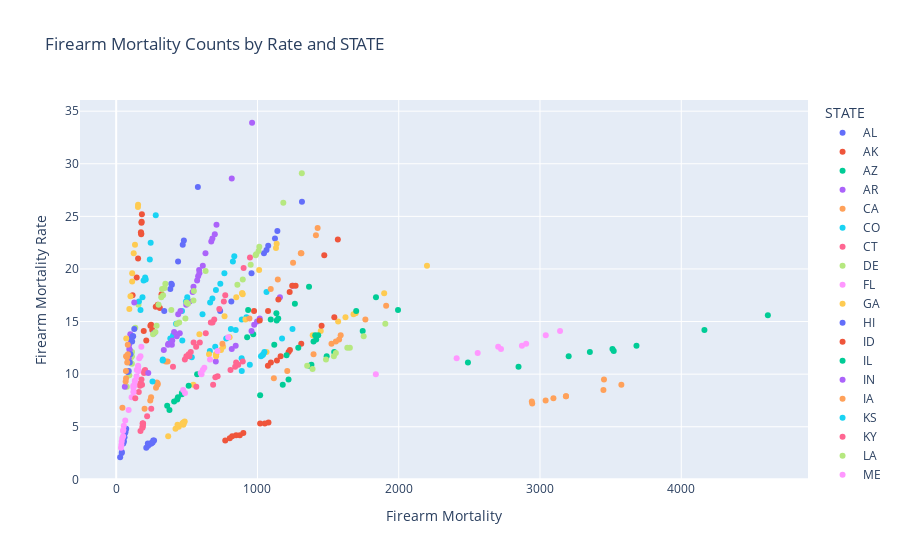

Notebook code for this chart:
### Markdown cell above
> Next we look at the chart above, put into the context of states

### Code cell
# Firearm Mortality by Rate and State
# plt.figure(figsize=(10,8))
# sns.scatterplot(x = 'DEATHS', y = 'RATE', hue = 'STATE', data = firearm_mortality, palette = 'viridis')
# plt.title('Firearm Mortality by Rate and State')
# plt.xlabel('Firearm Mortality Count')
# plt.ylabel('Firearm Mortality Rate')
# plt.show()

fig = px.scatter(firearm_mortality, x='DEATHS', y='RATE', color='STATE',
                 labels={'DEATHS': 'Firearm Mortality', 'RATE': 'Firearm Mortality Rate'},
                 title='Firearm Mortality Counts by Rate and STATE',
                 template='plotly', height=500)
fig.show()

### Figure 1 — Plotly figure (JSON) as saved in the notebook; plotly's stock layout.template omitted (floating-point values rounded to 4 significant figures)
{"data": [{"hovertemplate": "STATE=AL<br>Firearm Mortality=%{x}<br>Firearm Mortality Rate=%{y}<extra></extra>", "legendgroup": "AL", "marker": {"color": "#636efa", "symbol": "circle"}, "mode": "markers", "name": "AL", "orientation": "v", "showlegend": true, "type": "scatter", "x": [1315, 1141, 1076, 1064, 1124, 1046, 958, 815, 736], "xaxis": "x", "y": [26.4, 23.6, 22.2, 21.8, 22.9, 21.5, 19.6, 16.9, 16], "yaxis": "y"}, {"hovertemplate": "STATE=AK<br>Firearm Mortality=%{x}<br>Firearm Mortality Rate=%{y}<extra></extra>", "legendgroup": "AK", "marker": {"color": "#EF553B", "symbol": "circle"}, "mode": "markers", "name": "AK", "orientation": "v", "showlegend": true, "type": "scatter", "x": [182, 175, 179, 155, 180, 177, 177, 145, 116], "xaxis": "x", "y": [25.2, 23.5, 24.4, 21, 24.5, 23.3, 23.4, 19.2, 17.5], "yaxis": "y"}, {"hovertemplate": "STATE=AZ<br>Firearm Mortality=%{x}<br>Firearm Mortality Rate=%{y}<extra></extra>", "legendgroup": "AZ", "marker": {"color": "#00cc96", "symbol": "circle"}, "mode": "markers", "name": "AZ", "orientation": "v", "showlegend": true, "type": "scatter", "x": [1365, 1265, 1136, 1147, 1134, 1094, 970, 927, 934], "xaxis": "x", "y": [18.3, 16.7, 15.1, 15.3, 15.8, 15.2, 13.8, 13.5, 16.1], "yaxis": "y"}, {"hovertemplate": "STATE=AR<br>Firearm Mortality=%{x}<br>Firearm Mortality Rate=%{y}<extra></extra>", "legendgroup": "AR", "marker": {"color": "#ab63fa", "symbol": "circle"}, "mode": "markers", "name": "AR", "orientation": "v", "showlegend": true, "type": "scatter", "x": [698, 673, 580, 573, 613, 541, 520, 496, 439], "xaxis": "x", "y": [23.3, 22.6, 19.3, 18.9, 20.3, 17.8, 16.9, 16.6, 15.7], "yaxis": "y"}, {"hovertemplate": "STATE=CA<br>Firearm Mortality=%{x}<br>Firearm Mortality Rate=%{y}<extra></extra>", "legendgroup": "CA", "marker": {"color": "#FFA15A", "symbol": "circle"}, "mode": "markers", "name": "CA", "orientation": "v", "showlegend": true, "type": "scatter", "x": [3576, 3449, 2945, 3040, 3184, 3184, 3095, 2942, 3453], "xaxis": "x", "y": [9, 8.5, 7.2, 7.5, 7.9, 7.9, 7.7, 7.4, 9.5], "yaxis": "y"}, {"hovertemplate": "STATE=CO<br>Firearm Mortality=%{x}<br>Firearm Mortality Rate=%{y}<extra></extra>", "legendgroup": "CO", "marker": {"color": "#19d3f3", "symbol": "circle"}, "mode": "markers", "name": "CO", "orientation": "v", "showlegend": true, "type": "scatter", "x": [1064, 922, 846, 889, 779, 812, 701, 663, 535], "xaxis": "x", "y": [17.8, 15.4, 14.2, 15.2, 13.4, 14.3, 12.6, 12.2, 11.6], "yaxis": "y"}, {"hovertemplate": "STATE=CT<br>Firearm Mortality=%{x}<br>Firearm Mortality Rate=%{y}<extra></extra>", "legendgroup": "CT", "marker": {"color": "#FF6692", "symbol": "circle"}, "mode": "markers", "name": "CT", "orientation": "v", "showlegend": true, "type": "scatter", "x": [248, 219, 190, 186, 188, 172, 189, 187, 187], "xaxis": "x", "y": [6.7, 6, 5.3, 4.9, 5.1, 4.6, 5.3, 5, 5.3], "yaxis": "y"}, {"hovertemplate": "STATE=DE<br>Firearm Mortality=%{x}<br>Firearm Mortality Rate=%{y}<extra></extra>", "legendgroup": "DE", "marker": {"color": "#B6E880", "symbol": "circle"}, "mode": "markers", "name": "DE", "orientation": "v", "showlegend": true, "type": "scatter", "x": [158, 135, 93, 107, 111, 111, 112, 102, 75], "xaxis": "x", "y": [16.6, 14.4, 9.9, 11.6, 11.7, 11, 12.1, 11.1, 8.8], "yaxis": "y"}, {"hovertemplate": "STATE=FL<br>Firearm Mortality=%{x}<br>Firearm Mortality Rate=%{y}<extra></extra>", "legendgroup": "FL", "marker": {"color": "#FF97FF", "symbol": "circle"}, "mode": "markers", "name": "FL", "orientation": "v", "showlegend": true, "type": "scatter", "x": [3142, 3041, 2872, 2902, 2724, 2704, 2559, 2410, 1838], "xaxis": "x", "y": [14.1, 13.7, 12.7, 12.9, 12.4, 12.6, 12, 11.5, 10], "yaxis": "y"}, {"hovertemplate": "STATE=GA<br>Firearm Mortality=%{x}<br>Firearm Mortality Rate=%{y}<extra></extra>", "legendgroup": "GA", "marker": {"color": "#FECB52", "symbol": "circle"}, "mode": "markers", "name": "GA", "orientation": "v", "showlegend": true, "type": "scatter", "x": [2200, 1897, 1695, 1680, 1623, 1571, 1448, 1391, 1064], "xaxis": "x", "y": [20.3, 17.7, 15.8, 15.7, 15.4, 15, 14.1, 13.7, 12.1], "yaxis": "y"}, {"hovertemplate": "STATE=HI<br>Firearm Mortality=%{x}<br>Firearm Mortality Rate=%{y}<extra></extra>", "legendgroup": "HI", "marker": {"color": "#636efa", "symbol": "circle"}, "mode": "markers", "name": "HI", "orientation": "v", "showlegend": true, "type": "scatter", "x": [71, 50, 62, 59, 39, 66, 55, 40, 28], "xaxis": "x", "y": [4.8, 3.4, 4.4, 4, 2.5, 4.5, 3.6, 2.6, 2.1], "yaxis": "y"}, {"hovertemplate": "STATE=ID<br>Firearm Mortality=%{x}<br>Firearm Mortality Rate=%{y}<extra></extra>", "legendgroup": "ID", "marker": {"color": "#EF553B", "symbol": "circle"}, "mode": "markers", "name": "ID", "orientation": "v", "showlegend": true, "type": "scatter", "x": [309, 321, 255, 294, 280, 242, 247, 213, 195], "xaxis": "x", "y": [16.3, 17.6, 14.2, 16.6, 16.4, 14.6, 14.7, 13.2, 14.1], "yaxis": "y"}, {"hovertemplate": "STATE=IL<br>Firearm Mortality=%{x}<br>Firearm Mortality Rate=%{y}<extra></extra>", "legendgroup": "IL", "marker": {"color": "#00cc96", "symbol": "circle"}, "mode": "markers", "name": "IL", "orientation": "v", "showlegend": true, "type": "scatter", "x": [1995, 1745, 1367, 1382, 1543, 1490, 1220, 1179, 1019], "xaxis": "x", "y": [16.1, 14.1, 10.8, 10.9, 12.1, 11.7, 9.5, 9, 8], "yaxis": "y"}, {"hovertemplate": "STATE=IN<br>Firearm Mortality=%{x}<br>Firearm Mortality Rate=%{y}<extra></extra>", "legendgroup": "IN", "marker": {"color": "#ab63fa", "symbol": "circle"}, "mode": "markers", "name": "IN", "orientation": "v", "showlegend": true, "type": "scatter", "x": [1251, 1159, 958, 977, 1016, 997, 846, 818, 705], "xaxis": "x", "y": [18.4, 17.3, 14.1, 14.7, 15.3, 15, 12.7, 12.4, 11.2], "yaxis": "y"}, {"hovertemplate": "STATE=IA<br>Firearm Mortality=%{x}<br>Firearm Mortality Rate=%{y}<extra></extra>", "legendgroup": "IA", "marker": {"color": "#FFA15A", "symbol": "circle"}, "mode": "markers", "name": "IA", "orientation": "v", "showlegend": true, "type": "scatter", "x": [364, 351, 294, 282, 293, 288, 247, 241, 201], "xaxis": "x", "y": [11.2, 11.2, 9.1, 8.7, 9, 9.2, 7.8, 7.5, 6.7], "yaxis": "y"}, {"hovertemplate": "STATE=KS<br>Firearm Mortality=%{x}<br>Firearm Mortality Rate=%{y}<extra></extra>", "legendgroup": "KS", "marker": {"color": "#19d3f3", "symbol": "circle"}, "mode": "markers", "name": "KS", "orientation": "v", "showlegend": true, "type": "scatter", "x": [503, 494, 403, 424, 466, 383, 330, 329, 257], "xaxis": "x", "y": [17.3, 16.9, 13.7, 14.8, 16, 13.4, 11.4, 11.3, 9.3], "yaxis": "y"}, {"hovertemplate": "STATE=KY<br>Firearm Mortality=%{x}<br>Firearm Mortality Rate=%{y}<extra></extra>", "legendgroup": "KY", "marker": {"color": "#FF6692", "symbol": "circle"}, "mode": "markers", "name": "KY", "orientation": "v", "showlegend": true, "type": "scatter", "x": [947, 902, 682, 762, 730, 772, 694, 634, 548], "xaxis": "x", "y": [21.1, 20.1, 14.9, 16.9, 16.2, 17.5, 15.2, 13.9, 13], "yaxis": "y"}, {"hovertemplate": "STATE=LA<br>Firearm Mortality=%{x}<br>Firearm Mortality Rate=%{y}<extra></extra>", "legendgroup": "LA", "marker": {"color": "#B6E880", "symbol": "circle"}, "mode": "markers", "name": "LA", "orientation": "v", "showlegend": true, "type": "scatter", "x": [1314, 1183, 1013, 991, 1008, 987, 952, 896, 858], "xaxis": "x", "y": [29.1, 26.3, 22.1, 21.4, 21.7, 21.3, 20.4, 19, 18.5], "yaxis": "y"}, {"hovertemplate": "STATE=ME<br>Firearm Mortality=%{x}<br>Firearm Mortality Rate=%{y}<extra></extra>", "legendgroup": "ME", "marker": {"color": "#FF97FF", "symbol": "circle"}, "mode": "markers", "name": "ME", "orientation": "v", "showlegend": true, "type": "scatter", "x": [178, 153, 163, 159, 172, 123, 144, 133, 109], "xaxis": "x", "y": [12.6, 10.4, 11.5, 10.3, 11.7, 8.3, 9.8, 9.4, 7.8], "yaxis": "y"}, {"hovertemplate": "STATE=MD<br>Firearm Mortality=%{x}<br>Firearm Mortality Rate=%{y}<extra></extra>", "legendgroup": "MD", "marker": {"color": "#FECB52", "symbol": "circle"}, "mode": "markers", "name": "MD", "orientation": "v", "showlegend": true, "type": "scatter", "x": [915, 803, 757, 707, 742, 707, 708, 546, 657], "xaxis": "x", "y": [15.2, 13.5, 12.6, 11.7, 12.3, 11.9, 11.9, 9, 11.9], "yaxis": "y"}, {"hovertemplate": "STATE=MA<br>Firearm Mortality=%{x}<br>Firearm Mortality Rate=%{y}<extra></extra>", "legendgroup": "MA", "marker": {"color": "#636efa", "symbol": "circle"}, "mode": "markers", "name": "MA", "orientation": "v", "showlegend": true, "type": "scatter", "x": [247, 268, 247, 258, 262, 242, 213, 226, 224], "xaxis": "x", "y": [3.4, 3.7, 3.4, 3.5, 3.7, 3.4, 3, 3.2, 3.4], "yaxis": "y"}, {"hovertemplate": "STATE=MI<br>Firearm Mortality=%{x}<br>Firearm Mortality Rate=%{y}<extra></extra>", "legendgroup": "MI", "marker": {"color": "#EF553B", "symbol": "circle"}, "mode": "markers", "name": "MI", "orientation": "v", "showlegend": true, "type": "scatter", "x": [1544, 1454, 1220, 1310, 1138, 1230, 1164, 1095, 1074], "xaxis": "x", "y": [15.4, 14.6, 12.1, 12.9, 11.3, 12.3, 11.7, 11.1, 10.8], "yaxis": "y"}, {"hovertemplate": "STATE=MN<br>Firearm Mortality=%{x}<br>Firearm Mortality Rate=%{y}<extra></extra>", "legendgroup": "MN", "marker": {"color": "#00cc96", "symbol": "circle"}, "mode": "markers", "name": "MN", "orientation": "v", "showlegend": true, "type": "scatter", "x": [573, 513, 465, 437, 465, 432, 410, 377, 361], "xaxis": "x", "y": [10, 8.9, 8.1, 7.8, 8.2, 7.6, 7.4, 6.6, 7], "yaxis": "y"}, {"hovertemplate": "STATE=MS<br>Firearm Mortality=%{x}<br>Firearm Mortality Rate=%{y}<extra></extra>", "legendgroup": "MS", "marker": {"color": "#ab63fa", "symbol": "circle"}, "mode": "markers", "name": "MS", "orientation": "v", "showlegend": true, "type": "scatter", "x": [962, 818, 710, 681, 632, 587, 589, 547, 455], "xaxis": "x", "y": [33.9, 28.6, 24.2, 22.9, 21.5, 19.9, 19.6, 18.3, 16], "yaxis": "y"}, {"hovertemplate": "STATE=MO<br>Firearm Mortality=%{x}<br>Firearm Mortality Rate=%{y}<extra></extra>", "legendgroup": "MO", "marker": {"color": "#FFA15A", "symbol": "circle"}, "mode": "markers", "name": "MO", "orientation": "v", "showlegend": true, "type": "scatter", "x": [1414, 1426, 1252, 1311, 1307, 1144, 1094, 943, 752], "xaxis": "x", "y": [23.2, 23.9, 20.6, 21.5, 21.5, 19, 18.1, 15.3, 12.9], "yaxis": "y"}, {"hovertemplate": "STATE=MT<br>Firearm Mortality=%{x}<br>Firearm Mortality Rate=%{y}<extra></extra>", "legendgroup": "MT", "marker": {"color": "#19d3f3", "symbol": "circle"}, "mode": "markers", "name": "MT", "orientation": "v", "showlegend": true, "type": "scatter", "x": [280, 238, 209, 186, 244, 194, 205, 172, 161], "xaxis": "x", "y": [25.1, 20.9, 19, 17.3, 22.5, 18.9, 19.2, 16.1, 16.9], "yaxis": "y"}, {"hovertemplate": "STATE=NE<br>Firearm Mortality=%{x}<br>Firearm Mortality Rate=%{y}<extra></extra>", "legendgroup": "NE", "marker": {"color": "#FF6692", "symbol": "circle"}, "mode": "markers", "name": "NE", "orientation": "v", "showlegend": true, "type": "scatter", "x": [200, 197, 205, 183, 160, 171, 169, 179, 135], "xaxis": "x", "y": [10.3, 10.1, 10.4, 9, 8.3, 9.1, 8.9, 9.5, 7.7], "yaxis": "y"}, {"hovertemplate": "STATE=NV<br>Firearm Mortality=%{x}<br>Firearm Mortality Rate=%{y}<extra></extra>", "legendgroup": "NV", "marker": {"color": "#B6E880", "symbol": "circle"}, "mode": "markers", "name": "NV", "orientation": "v", "showlegend": true, "type": "scatter", "x": [633, 547, 490, 550, 508, 498, 446, 429, 390], "xaxis": "x", "y": [19.8, 17, 15.3, 17.9, 16.7, 16.8, 14.9, 14.8, 16.1], "yaxis": "y"}, {"hovertemplate": "STATE=NH<br>Firearm Mortality=%{x}<br>Firearm Mortality Rate=%{y}<extra></extra>", "legendgroup": "NH", "marker": {"color": "#FF97FF", "symbol": "circle"}, "mode": "markers", "name": "NH", "orientation": "v", "showlegend": true, "type": "scatter", "x": [123, 128, 156, 155, 146, 132, 121, 122, 88], "xaxis": "x", "y": [8.3, 8.9, 10.7, 10.8, 10.4, 9.3, 8.9, 8.7, 6.6], "yaxis": "y"}, {"hovertemplate": "STATE=NJ<br>Firearm Mortality=%{x}<br>Firearm Mortality Rate=%{y}<extra></extra>", "legendgroup": "NJ", "marker": {"color": "#FECB52", "symbol": "circle"}, "mode": "markers", "name": "NJ", "orientation": "v", "showlegend": true, "type": "scatter", "x": [475, 443, 368, 420, 478, 485, 475, 468, 434], "xaxis": "x", "y": [5.2, 5, 4.1, 4.8, 5.3, 5.5, 5.4, 5.3, 5.2], "yaxis": "y"}, {"hovertemplate": "STATE=NM<br>Firearm Mortality=%{x}<br>Firearm Mortality Rate=%{y}<extra></extra>", "legendgroup": "NM", "marker": {"color": "#636efa", "symbol": "circle"}, "mode": "markers", "name": "NM", "orientation": "v", "showlegend": true, "type": "scatter", "x": [578, 479, 471, 438, 394, 383, 390, 340, 267], "xaxis": "x", "y": [27.8, 22.7, 22.3, 20.7, 18.5, 18.1, 18.6, 16, 13.9], "yaxis": "y"}, {"hovertemplate": "STATE=NY<br>Firearm Mortality=%{x}<br>Firearm Mortality Rate=%{y}<extra></extra>", "legendgroup": "NY", "marker": {"color": "#EF553B", "symbol": "circle"}, "mode": "markers", "name": "NY", "orientation": "v", "showlegend": true, "type": "scatter", "x": [1078, 1052, 804, 821, 772, 900, 849, 875, 1019], "xaxis": "x", "y": [5.4, 5.3, 3.9, 4.1, 3.7, 4.4, 4.2, 4.2, 5.3], "yaxis": "y"}, {"hovertemplate": "STATE=NC<br>Firearm Mortality=%{x}<br>Firearm Mortality Rate=%{y}<extra></extra>", "legendgroup": "NC", "marker": {"color": "#00cc96", "symbol": "circle"}, "mode": "markers", "name": "NC", "orientation": "v", "showlegend": true, "type": "scatter", "x": [1839, 1699, 1397, 1416, 1430, 1409, 1289, 1206, 1119], "xaxis": "x", "y": [17.3, 16, 13.1, 13.3, 13.7, 13.7, 12.5, 11.8, 12.8], "yaxis": "y"}, {"hovertemplate": "STATE=ND<br>Firearm Mortality=%{x}<br>Firearm Mortality Rate=%{y}<extra></extra>", "legendgroup": "ND", "marker": {"color": "#ab63fa", "symbol": "circle"}, "mode": "markers", "name": "ND", "orientation": "v", "showlegend": true, "type": "scatter", "x": [128, 100, 93, 89, 103, 90, 92, 96, 61], "xaxis": "x", "y": [16.8, 13.8, 12.4, 11.5, 13.2, 11.9, 12.8, 12.3, 8.8], "yaxis": "y"}, {"hovertemplate": "STATE=OH<br>Firearm Mortality=%{x}<br>Firearm Mortality Rate=%{y}<extra></extra>", "legendgroup": "OH", "marker": {"color": "#FFA15A", "symbol": "circle"}, "mode": "markers", "name": "OH", "orientation": "v", "showlegend": true, "type": "scatter", "x": [1911, 1764, 1578, 1555, 1589, 1524, 1397, 1211, 1116], "xaxis": "x", "y": [16.5, 15.2, 13.3, 13.1, 13.7, 12.9, 11.9, 10.3, 9.6], "yaxis": "y"}, {"hovertemplate": "STATE=OK<br>Firearm Mortality=%{x}<br>Firearm Mortality Rate=%{y}<extra></extra>", "legendgroup": "OK", "marker": {"color": "#19d3f3", "symbol": "circle"}, "mode": "markers", "name": "OK", "orientation": "v", "showlegend": true, "type": "scatter", "x": [836, 826, 737, 665, 681, 766, 706, 611, 468], "xaxis": "x", "y": [21.2, 20.7, 18.6, 16.8, 17.2, 19.6, 18, 15.7, 13.2], "yaxis": "y"}, {"hovertemplate": "STATE=OR<br>Firearm Mortality=%{x}<br>Firearm Mortality Rate=%{y}<extra></extra>", "legendgroup": "OR", "marker": {"color": "#FF6692", "symbol": "circle"}, "mode": "markers", "name": "OR", "orientation": "v", "showlegend": true, "type": "scatter", "x": [670, 592, 566, 519, 528, 513, 486, 497, 402], "xaxis": "x", "y": [14.9, 13, 12.6, 11.7, 12.1, 11.9, 11.4, 11.7, 10.7], "yaxis": "y"}, {"hovertemplate": "STATE=PA<br>Firearm Mortality=%{x}<br>Firearm Mortality Rate=%{y}<extra></extra>", "legendgroup": "PA", "marker": {"color": "#B6E880", "symbol": "circle"}, "mode": "markers", "name": "PA", "orientation": "v", "showlegend": true, "type": "scatter", "x": [1905, 1752, 1541, 1654, 1636, 1555, 1485, 1390, 1352], "xaxis": "x", "y": [14.8, 13.6, 11.7, 12.5, 12.5, 12, 11.4, 10.5, 10.8], "yaxis": "y"}, {"hovertemplate": "STATE=RI<br>Firearm Mortality=%{x}<br>Firearm Mortality Rate=%{y}<extra></extra>", "legendgroup": "RI", "marker": {"color": "#FF97FF", "symbol": "circle"}, "mode": "markers", "name": "RI", "orientation": "v", "showlegend": true, "type": "scatter", "x": [64, 54, 48, 37, 43, 49, 51, 34, 39], "xaxis": "x", "y": [5.6, 5.1, 4.6, 3.3, 3.9, 4.1, 4.7, 3, 3.6], "yaxis": "y"}, {"hovertemplate": "STATE=SC<br>Firearm Mortality=%{x}<br>Firearm Mortality Rate=%{y}<extra></extra>", "legendgroup": "SC", "marker": {"color": "#FECB52", "symbol": "circle"}, "mode": "markers", "name": "SC", "orientation": "v", "showlegend": true, "type": "scatter", "x": [1136, 1131, 1012, 895, 893, 891, 850, 767, 589], "xaxis": "x", "y": [22.4, 22, 19.9, 17.6, 17.7, 17.7, 17.3, 15.5, 13.8], "yaxis": "y"}, {"hovertemplate": "STATE=SD<br>Firearm Mortality=%{x}<br>Firearm Mortality Rate=%{y}<extra></extra>", "legendgroup": "SD", "marker": {"color": "#636efa", "symbol": "circle"}, "mode": "markers", "name": "SD", "orientation": "v", "showlegend": true, "type": "scatter", "x": [128, 120, 113, 117, 101, 108, 96, 89, 82], "xaxis": "x", "y": [14.3, 13.6, 13.1, 13.6, 11.9, 13.4, 11.1, 10.3, 10.2], "yaxis": "y"}, {"hovertemplate": "STATE=TN<br>Firearm Mortality=%{x}<br>Firearm Mortality Rate=%{y}<extra></extra>", "legendgroup": "TN", "marker": {"color": "#EF553B", "symbol": "circle"}, "mode": "markers", "name": "TN", "orientation": "v", "showlegend": true, "type": "scatter", "x": [1569, 1473, 1270, 1228, 1246, 1148, 1075, 1016, 976], "xaxis": "x", "y": [22.8, 21.3, 18.4, 17.8, 18.4, 17.1, 16, 15.1, 16], "yaxis": "y"}, {"hovertemplate": "STATE=TX<br>Firearm Mortality=%{x}<br>Firearm Mortality Rate=%{y}<extra></extra>", "legendgroup": "TX", "marker": {"color": "#00cc96", "symbol": "circle"}, "mode": "markers", "name": "TX", "orientation": "v", "showlegend": true, "type": "scatter", "x": [4613, 4164, 3683, 3522, 3513, 3353, 3203, 2848, 2490], "xaxis": "x", "y": [15.6, 14.2, 12.7, 12.2, 12.4, 12.1, 11.7, 10.7, 11.1], "yaxis": "y"}, {"hovertemplate": "STATE=UT<br>Firearm Mortality=%{x}<br>Firearm Mortality Rate=%{y}<extra></extra>", "legendgroup": "UT", "marker": {"color": "#ab63fa", "symbol": "circle"}, "mode": "markers", "name": "UT", "orientation": "v", "showlegend": true, "type": "scatter", "x": [450, 429, 394, 397, 410, 370, 367, 337, 227], "xaxis": "x", "y": [13.9, 13.6, 12.8, 13.2, 14, 12.9, 12.8, 12.3, 10.1], "yaxis": "y"}, {"hovertemplate": "STATE=VT<br>Firearm Mortality=%{x}<br>Firearm Mortality Rate=%{y}<extra></extra>", "legendgroup": "VT", "marker": {"color": "#FFA15A", "symbol": "circle"}, "mode": "markers", "name": "VT", "orientation": "v", "showlegend": true, "type": "scatter", "x": [83, 76, 67, 82, 70, 78, 70, 69, 44], "xaxis": "x", "y": [11.9, 11.6, 9.3, 12.8, 11.7, 11.1, 9.6, 10.3, 6.8], "yaxis": "y"}, {"hovertemplate": "STATE=VA<br>Firearm Mortality=%{x}<br>Firearm Mortality Rate=%{y}<extra></extra>", "legendgroup": "VA", "marker": {"color": "#19d3f3", "symbol": "circle"}, "mode": "markers", "name": "VA", "orientation": "v", "showlegend": true, "type": "scatter", "x": [1248, 1174, 1025, 1035, 1041, 1049, 946, 889, 888], "xaxis": "x", "y": [14.3, 13.4, 11.7, 11.8, 11.9, 12.1, 10.9, 10.3, 11.5], "yaxis": "y"}, {"hovertemplate": "STATE=WA<br>Firearm Mortality=%{x}<br>Firearm Mortality Rate=%{y}<extra></extra>", "legendgroup": "WA", "marker": {"color": "#FF6692", "symbol": "circle"}, "mode": "markers", "name": "WA", "orientation": "v", "showlegend": true, "type": "scatter", "x": [896, 864, 842, 809, 849, 686, 718, 702, 567], "xaxis": "x", "y": [11.2, 10.9, 10.7, 10.4, 11.1, 9, 9.8, 9.7, 8.8], "yaxis": "y"}, {"hovertemplate": "STATE=WV<br>Firearm Mortality=%{x}<br>Firearm Mortality Rate=%{y}<extra></extra>", "legendgroup": "WV", "marker": {"color": "#B6E880", "symbol": "circle"}, "mode": "markers", "name": "WV", "orientation": "v", "showlegend": true, "type": "scatter", "x": [319, 325, 300, 343, 348, 332, 278, 286, 261], "xaxis": "x", "y": [17.3, 18.1, 16.6, 18.2, 18.6, 17.5, 14, 14.6, 13.8], "yaxis": "y"}, {"hovertemplate": "STATE=WI<br>Firearm Mortality=%{x}<br>Firearm Mortality Rate=%{y}<extra></extra>", "legendgroup": "WI", "marker": {"color": "#FF97FF", "symbol": "circle"}, "mode": "markers", "name": "WI", "orientation": "v", "showlegend": true, "type": "scatter", "x": [793, 717, 604, 598, 624, 664, 613, 487, 474], "xaxis": "x", "y": [13.5, 12.2, 10, 10.1, 10.6, 11.4, 10.4, 8.2, 8.5], "yaxis": "y"}, {"hovertemplate": "STATE=WY<br>Firearm Mortality=%{x}<br>Firearm Mortality Rate=%{y}<extra></extra>", "legendgroup": "WY", "marker": {"color": "#FECB52", "symbol": "circle"}, "mode": "markers", "name": "WY", "orientation": "v", "showlegend": true, "type": "scatter", "x": [155, 154, 133, 124, 113, 101, 113, 93, 71], "xaxis": "x", "y": [26.1, 25.9, 22.3, 21.5, 18.8, 17.4, 19.6, 16.2, 13.4], "yaxis": "y"}], "layout": {"autosize": true, "legend": {"title": {"text": "STATE"}, "tracegroupgap": 0}, "title": {"text": "Firearm Mortality Counts by Rate and STATE"}, "xaxis": {"anchor": "y", "autorange": true, "domain": [0, 1], "range": [-252.5, 4893.0], "title": {"text": "Firearm Mortality"}, "type": "linear"}, "yaxis": {"anchor": "x", "autorange": true, "domain": [0, 1], "range": [-0.139, 36.14], "title": {"text": "Firearm Mortality Rate"}, "type": "linear"}}}
